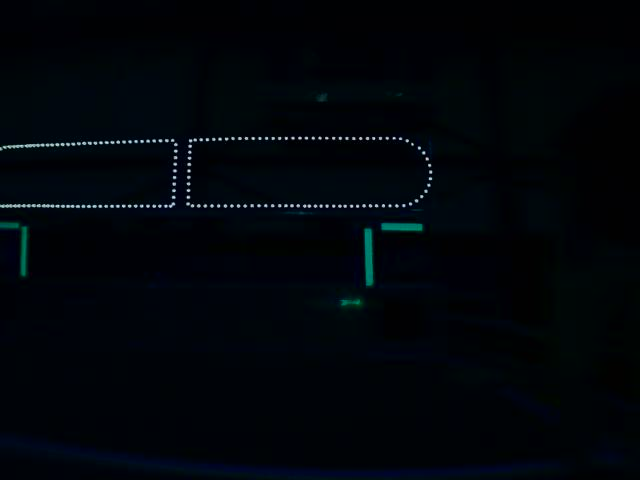
//> input picture HotTarget/FRC.jpg, 640 x 480 px
$ ./target   (built with g++ and OpenCV 4)
//> lines starting //> are read from the running program, lines starting //| are printed output that depends on the picture; after the words box and inside, x2 and y2 are one past the last pixel; in counts of white or black regions, pixels touching at a corner belong together
#include<opencv2/core/core.hpp>
#include<opencv2/imgproc/imgproc.hpp>
#include<opencv2/highgui/highgui.hpp>
#define KERNEL_SIZE 5
#define VERTICAL_RATIO 5.875
#define HORIZONTAL_RATIO .125

using namespace cv;

struct contour_report
{
    int width;
    int height;
    int area;
};
typedef struct contour_report * ContourReport;

struct score
{
    ContourReport report;
    float rectangularity;
    float vertical_ratio;
    float horizontal_ratio;
};
typedef struct score * Score;

void score_rectangularity(Score score)
{
    ContourReport report = score->report;
    int w = report->width,h=report->height;
    int area = report->area;
    if(w*h)
        score->rectangularity = (w*h)/area;
}

void score_vertical_ratio(Score score)
{
    ContourReport report = score->report;
    int virtualRatio = report->width/report->height;
}

void score_horizontal_ratio(Score score)
{

}

int main(void)
{
    Mat FRC_image = imread("./FRC.jpg");
//> FRC_image is the input picture: 480 rows x 640 cols, CV_8UC3; mean B, G, R 10, 5.2, 1
    Mat kernel=Mat::ones(KERNEL_SIZE,KERNEL_SIZE,CV_8U);

    inRange(FRC_image,Scalar(0,80,0),Scalar(255,255,255),FRC_image);
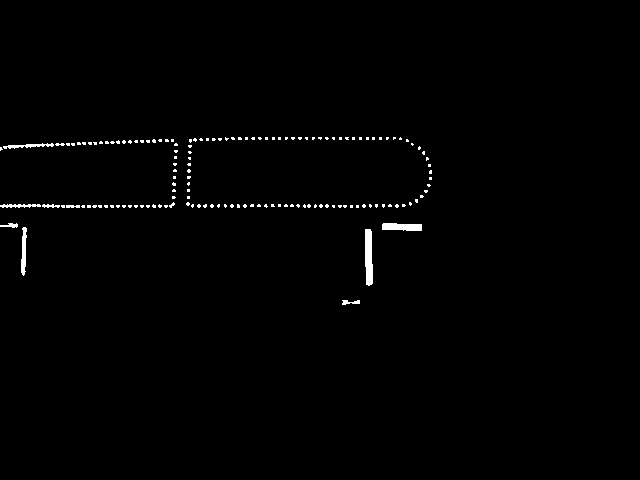
//> FRC_image: 480 rows x 640 cols, CV_8UC1; 0.88% white; 146 white regions (136 under 20 px), largest, box (x1, y1, x2, y2) and area: (365, 229, 373, 286) 394, (382, 223, 422, 231) 271, (21, 227, 27, 276) 200
    erode(FRC_image,FRC_image,kernel);
    dilate(FRC_image,FRC_image,kernel);
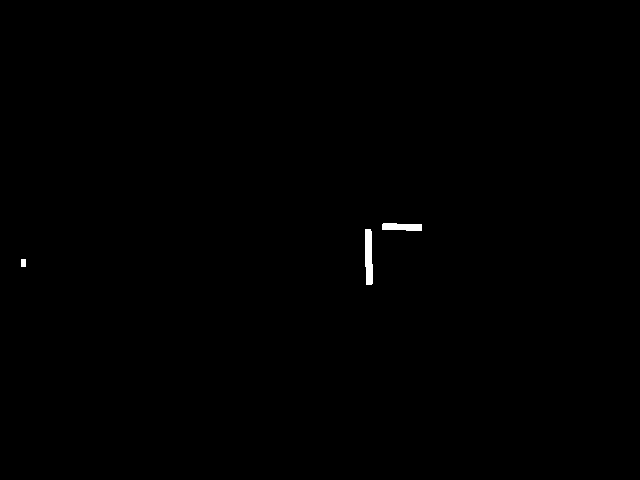
//> FRC_image: 480 rows x 640 cols, CV_8UC1; 0.23% white; 3 white regions, box (x1, y1, x2, y2) and area: (365, 229, 373, 285) 392, (382, 223, 422, 231) 270, (21, 259, 26, 267) 40

    namedWindow("test",WINDOW_AUTOSIZE);
    imshow("test",FRC_image);

    waitKey(0);
}
